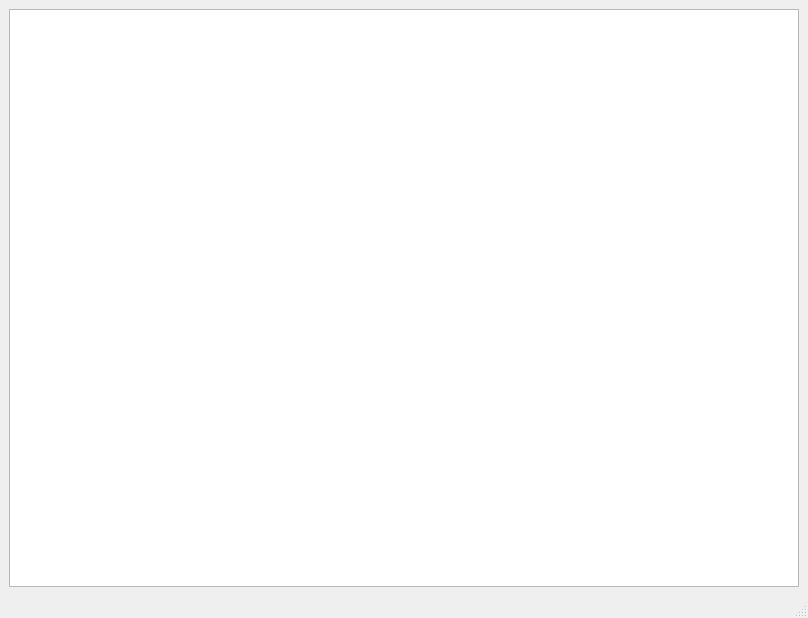
<?xml version="1.0" encoding="UTF-8"?>
<ui version="4.0">
 <class>MainWindow</class>
 <widget class="QMainWindow" name="MainWindow">
  <property name="geometry">
   <rect>
    <x>0</x>
    <y>0</y>
    <width>808</width>
    <height>618</height>
   </rect>
  </property>
  <property name="windowTitle">
   <string>MainWindow</string>
  </property>
  <widget class="QWidget" name="centralwidget">
   <layout class="QVBoxLayout" name="verticalLayout">
    <item>
     <widget class="QTextEdit" name="logcat_label"/>
    </item>
   </layout>
  </widget>
  <widget class="QMenuBar" name="menubar">
   <property name="geometry">
    <rect>
     <x>0</x>
     <y>0</y>
     <width>808</width>
     <height>23</height>
    </rect>
   </property>
  </widget>
  <widget class="QStatusBar" name="statusbar"/>
 </widget>
 <resources/>
 <connections/>
</ui>
